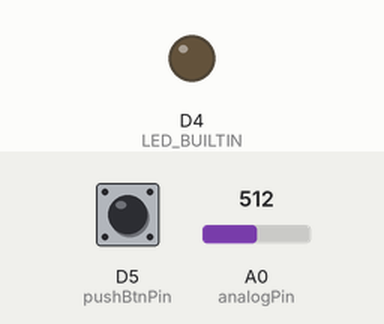
Simulated run of this program. Board: ESP8266 (Wemos D1 mini). On the bench: output pins drawn as LEDs (lit = HIGH, except the on-board LED, lit = LOW). Inputs (shaded band) come from the test bench; at power-on: D5 (pushBtnPin) HIGH, A0 (analogPin) = 512. What the program prints to the serial monitor is not drawn.

Above: at 1.2 s.
1.3 s: D5 (pushBtnPin) pulled LOW for 0.15 s
Timing chart, 0 to 4.3 s (numbered marks = the images above; inputs shaded):
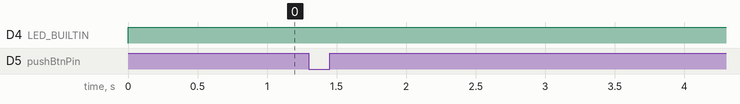

The program:

main.cpp
```cpp
/**
 * @author - Yash Khanduja, 000826385 - 30th-September, 2022
 * @version - 6.1.4 (-std=gnu+17)
 * Statement of Authorship - I Yash Khanduja, 000826385 - Hereby declare that this is my own work.
 *
 */


#include <Arduino.h>
const int pushBtnPin = D5; // Button Pin
const int analogPin = A0; // Analog Pin
bool currentState = false; //LED State
bool prevBtnState = false;
int pot;
int led;

bool chechBtnPress()
{
   bool btnState = digitalRead(pushBtnPin) == LOW;
   bool prevState = prevBtnState;
   prevBtnState = btnState;
   if(!btnState)
   {
    return false;
   }
   return true;

}


void setup() {

  Serial.begin(115200);
  pinMode(LED_BUILTIN, OUTPUT);
  pinMode(pushBtnPin, INPUT_PULLUP);

}

void loop() {
if(chechBtnPress()){
  Serial.println("Button Pressed");
  currentState = !currentState;

}

if(currentState){
    pot = analogRead(analogPin);
    Serial.println(pot);
    led = map(pot,0,1023,0,255); // From 0 to 255;
    Serial.println(led);
    analogWrite(LED_BUILTIN,pot);
}
else{
   digitalWrite(LED_BUILTIN, HIGH);
}


}


/**
 * void checkButton()
{
  btnPressed = !btnPressed;
  //Serial.printf("ESP6288 Chip ID: %d\n", ESP.getChipId());
  Serial.print("Button Pressed(Digital) ON/OFF = ");
  Serial.println(btnPressed);

  if(btnPressed == HIGH)
  {
    Serial.println("ON");
    digitalWrite(LED_BUILTIN,LOW);

  }
  if(btnPressed == LOW){
       Serial.println("OFF");
      digitalWrite(LED_BUILTIN,HIGH);
  }
 while(digitalRead(pushbtnPin) == LOW);
 delay(100);

}
 *
 * **/
```

Measured:
- after the input at 1.3 s, every drawn part: stays the same
